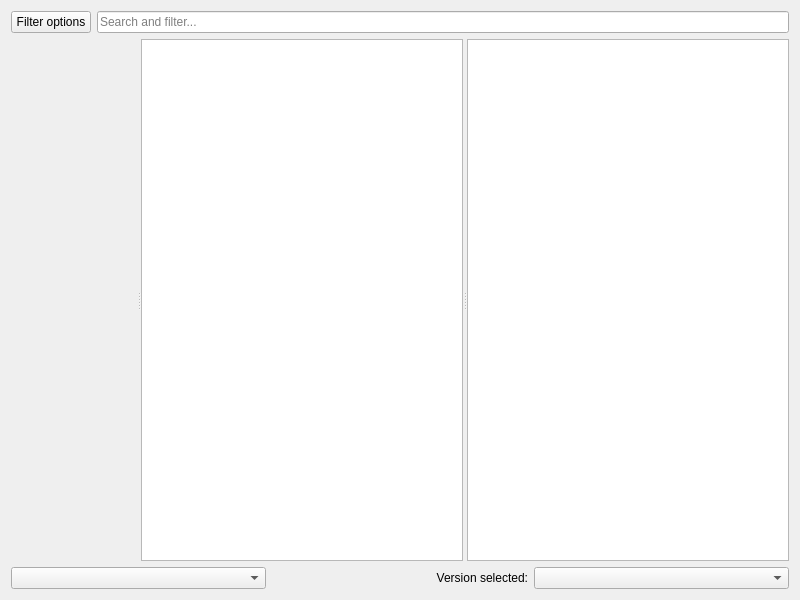
<?xml version="1.0" encoding="UTF-8"?>
<ui version="4.0">
 <class>FlamePage</class>
 <widget class="QWidget" name="FlamePage">
  <property name="geometry">
   <rect>
    <x>0</x>
    <y>0</y>
    <width>800</width>
    <height>600</height>
   </rect>
  </property>
  <layout class="QVBoxLayout" name="verticalLayout">
   <item>
    <layout class="QHBoxLayout" name="horizontalLayout">
     <item>
      <widget class="QPushButton" name="filterButton">
       <property name="text">
        <string>Filter options</string>
       </property>
      </widget>
     </item>
     <item>
      <widget class="QLineEdit" name="searchEdit">
       <property name="placeholderText">
        <string>Search and filter...</string>
       </property>
      </widget>
     </item>
    </layout>
   </item>
   <item>
    <widget class="QSplitter" name="splitter">
     <property name="sizePolicy">
      <sizepolicy hsizetype="Expanding" vsizetype="Expanding">
       <horstretch>0</horstretch>
       <verstretch>0</verstretch>
      </sizepolicy>
     </property>
     <property name="orientation">
      <enum>Qt::Horizontal</enum>
     </property>
     <widget class="QWidget" name="widget" native="true"/>
     <widget class="QListView" name="packView">
      <property name="horizontalScrollBarPolicy">
       <enum>Qt::ScrollBarAlwaysOff</enum>
      </property>
      <property name="alternatingRowColors">
       <bool>true</bool>
      </property>
      <property name="iconSize">
       <size>
        <width>48</width>
        <height>48</height>
       </size>
      </property>
     </widget>
     <widget class="ProjectDescriptionPage" name="packDescription">
      <property name="openExternalLinks">
       <bool>true</bool>
      </property>
      <property name="openLinks">
       <bool>true</bool>
      </property>
     </widget>
    </widget>
   </item>
   <item>
    <layout class="QHBoxLayout">
     <item>
      <widget class="QComboBox" name="sortByBox"/>
     </item>
     <item>
      <widget class="QLabel" name="label">
       <property name="text">
        <string>Version selected:</string>
       </property>
       <property name="alignment">
        <set>Qt::AlignRight|Qt::AlignTrailing|Qt::AlignVCenter</set>
       </property>
      </widget>
     </item>
     <item>
      <widget class="QComboBox" name="versionSelectionBox"/>
     </item>
    </layout>
   </item>
  </layout>
 </widget>
 <customwidgets>
  <customwidget>
   <class>ProjectDescriptionPage</class>
   <extends>QTextBrowser</extends>
   <header>ui/widgets/ProjectDescriptionPage.h</header>
  </customwidget>
 </customwidgets>
 <tabstops>
  <tabstop>packView</tabstop>
  <tabstop>packDescription</tabstop>
  <tabstop>sortByBox</tabstop>
  <tabstop>versionSelectionBox</tabstop>
 </tabstops>
 <resources/>
 <connections/>
</ui>
